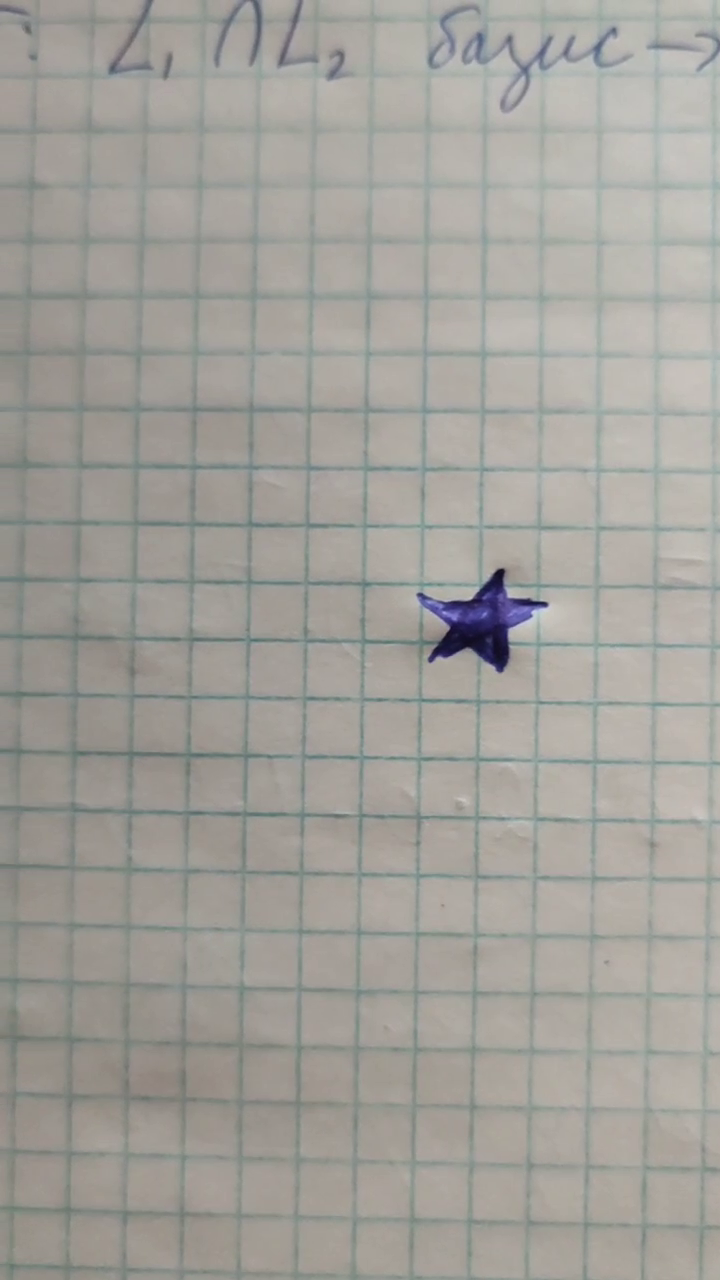
#> input picture frame 27 of sample1.mp4, 720 x 1280 px
$ python Dopzadanie.py
#> lines starting #> are read from the running program, lines starting #| are printed output that depends on the picture; after the words box and inside, x2 and y2 are one past the last pixel; in counts of white or black regions, pixels touching at a corner belong together
import numpy as np
import cv2


cap = cv2.VideoCapture("sample1.mp4")
foreground = cv2.imread('fly64.png')


while cap.isOpened():
    flag = True
    down_points = (840, 680)

    i = 0
    while True:
        ret, frame = cap.read()
#> frame is the input picture: shape (1280, 720, 3); mean B, G, R 154.5, 160.3, 162.3
        if not ret:
            break

        frame = cv2.resize(frame, down_points, interpolation=cv2.INTER_LINEAR)
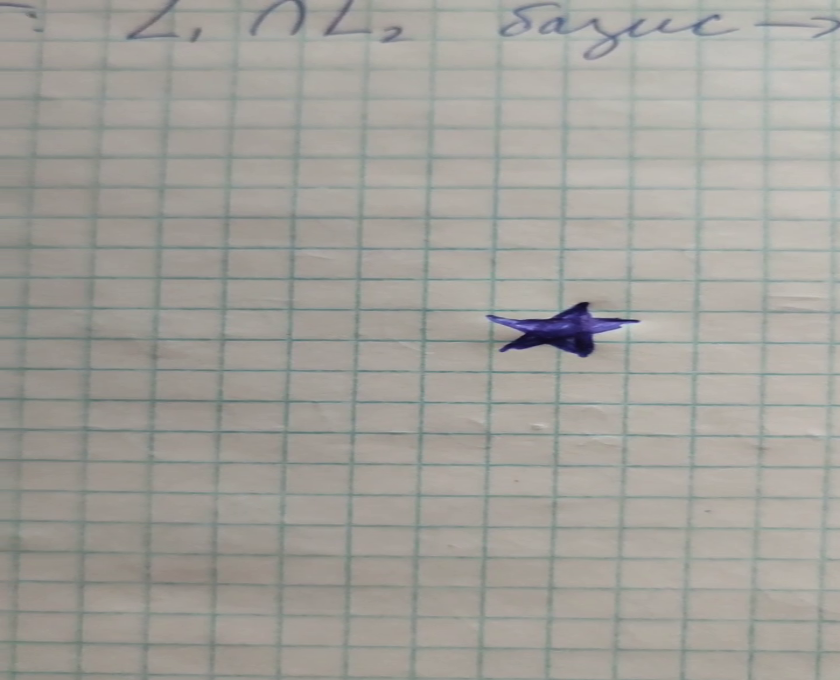
#> frame: shape (680, 840, 3); mean B, G, R 154.5, 160.2, 162.2
        gray = cv2.cvtColor(frame, cv2.COLOR_BGR2GRAY)
        gray = cv2.GaussianBlur(gray, (15, 15), 0)
        ret, thresh = cv2.threshold(gray, 110, 255, cv2.THRESH_BINARY_INV)
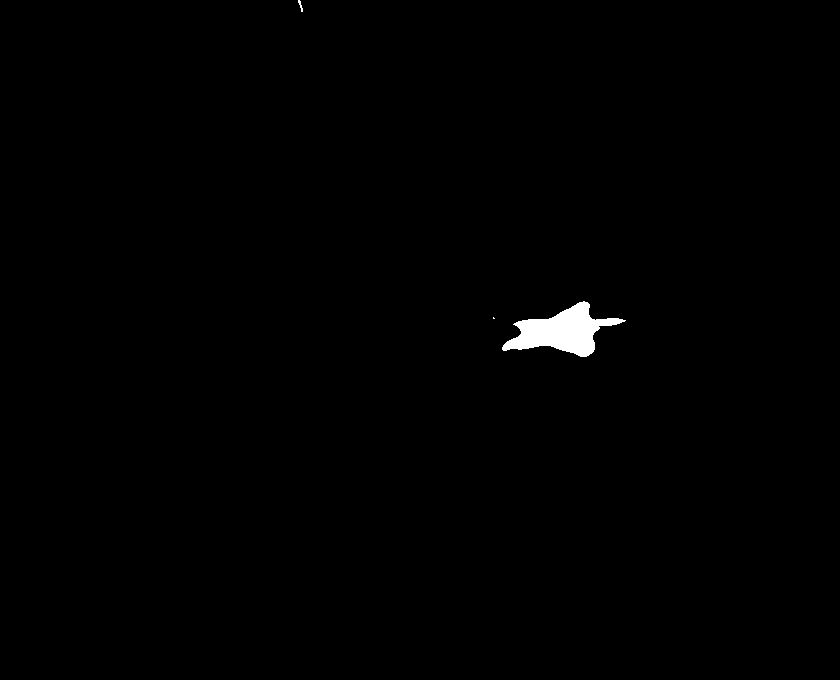
#> thresh: shape (680, 840); 0.56% white; 3 white regions (1 under 20 px)


        contours, hierarchy = cv2.findContours(thresh,
                            cv2.RETR_EXTERNAL, cv2.CHAIN_APPROX_NONE)
#> contours = 3 contours, 2 with area under 20; largest, box (x1, y1, x2, y2) and area: (502, 301, 626, 357) 3030
        if len(contours) > 0:
            c = max(contours, key=cv2.contourArea)
#> c = contour of 301 points, box (x1, y1, x2, y2) (502, 301, 626, 357), area 3030
            x, y, w, h = cv2.boundingRect(c)
#> x = 502; y = 301; w = 124; h = 56
            down_points_fly = (w, h)
#> down_points_fly = (124, 56)
#> (the run stopped early here; a loop or call above may not have finished)

$ run again, starting later in the video
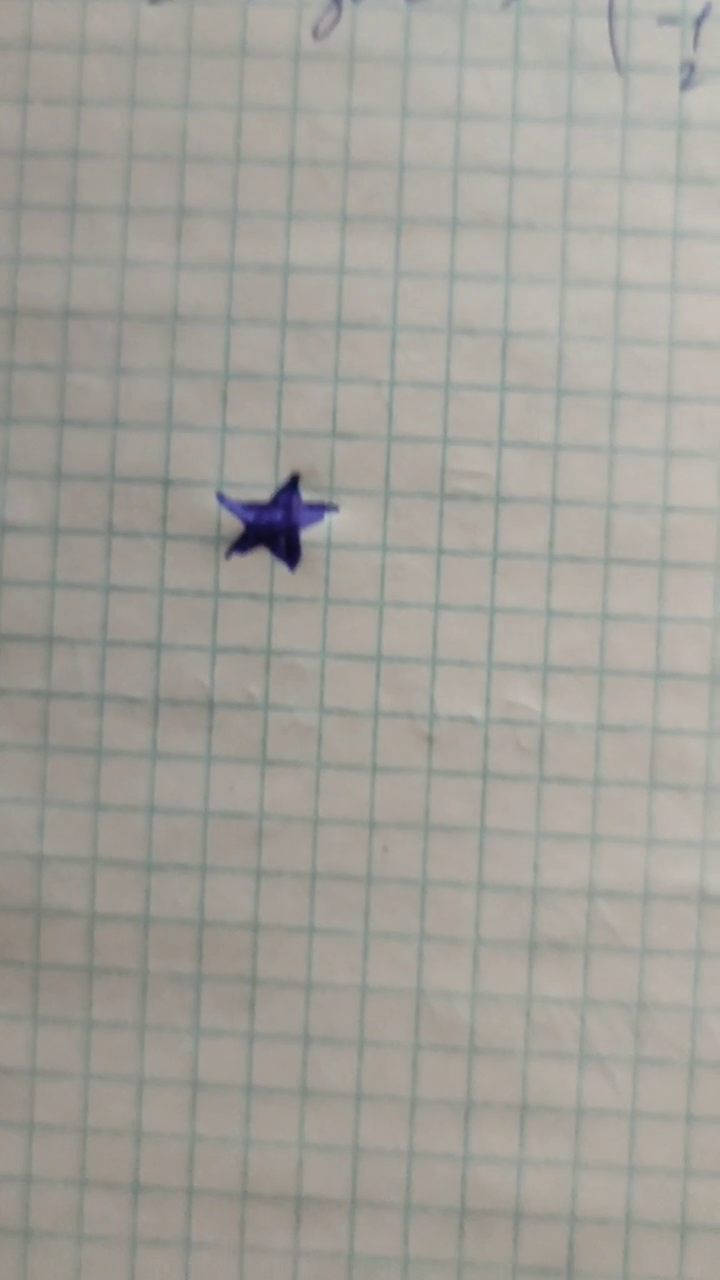
#> input picture frame 125 of sample1.mp4, 720 x 1280 px
#> frame is the input picture: shape (1280, 720, 3); mean B, G, R 153.5, 159.8, 162.3
#> `frame = cv2.resize(frame, down_points, interpolation=cv2.INTER_LINEAR)`:
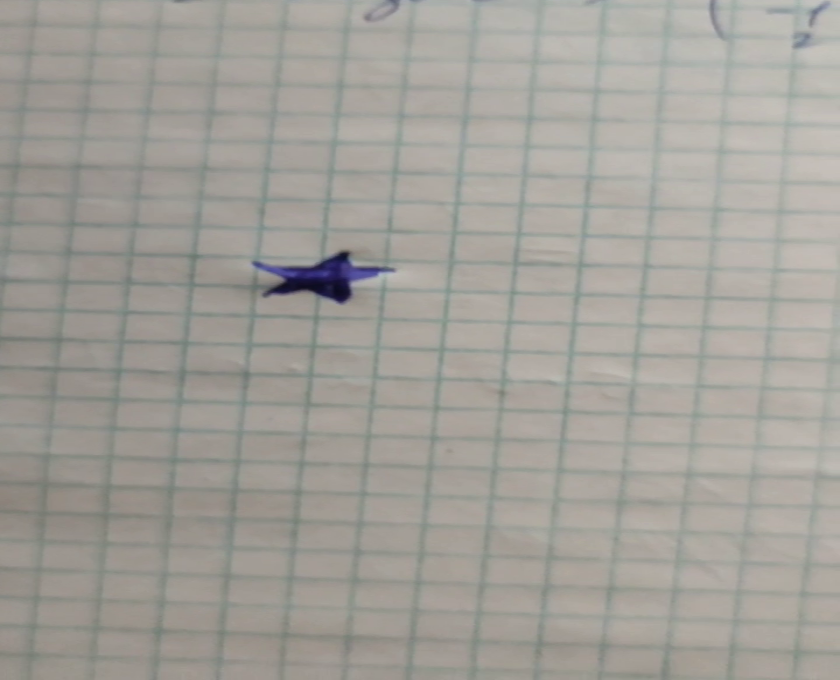
#> frame: shape (680, 840, 3); mean B, G, R 153.4, 159.8, 162.2
#> `ret, thresh = cv2.threshold(gray, 110, 255, cv2.THRESH_BINARY_INV)`:
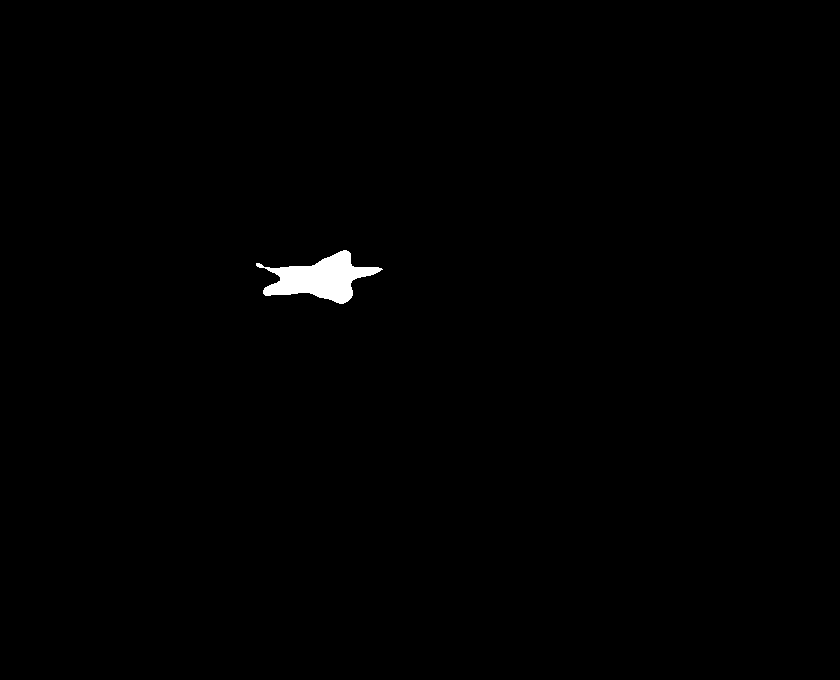
#> thresh: shape (680, 840); 0.56% white; 1 white region
#> contours = 1 contour; box (x1, y1, x2, y2) and area: (256, 250, 383, 304) 3024
#> c = contour of 322 points, box (x1, y1, x2, y2) (256, 250, 383, 304), area 3024
#> x = 256; y = 250; w = 127; h = 54
#> down_points_fly = (127, 54)

$ run again, starting later in the video
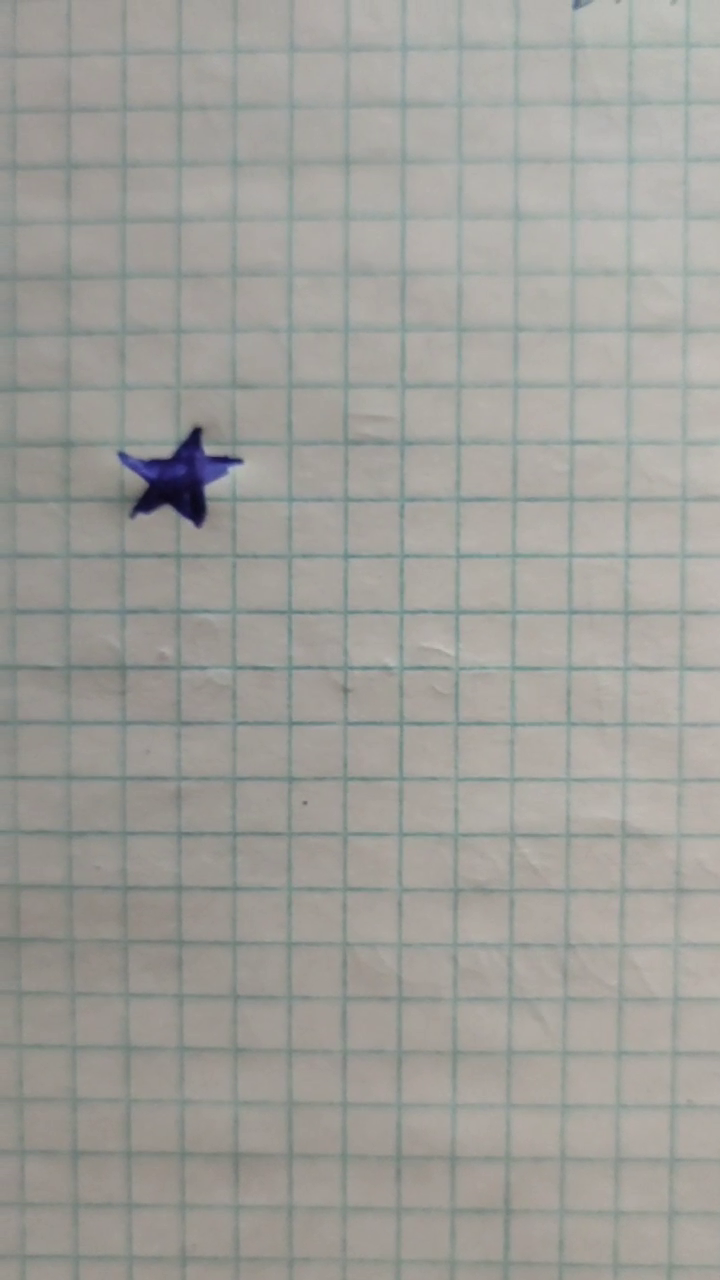
#> input picture frame 223 of sample1.mp4, 720 x 1280 px
#> frame is the input picture: shape (1280, 720, 3); mean B, G, R 153.6, 158.6, 159.6
#> `frame = cv2.resize(frame, down_points, interpolation=cv2.INTER_LINEAR)`:
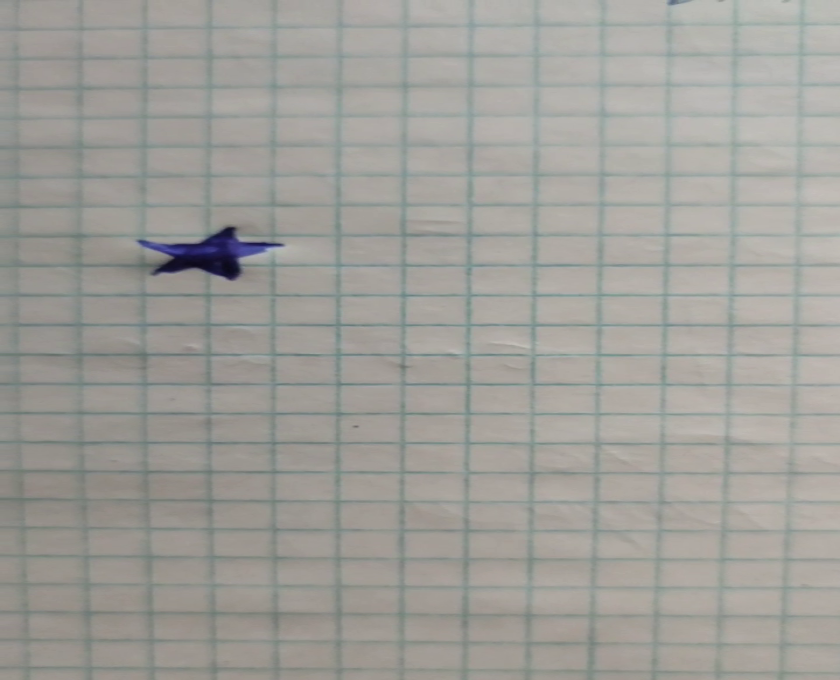
#> frame: shape (680, 840, 3); mean B, G, R 153.5, 158.5, 159.5
#> `ret, thresh = cv2.threshold(gray, 110, 255, cv2.THRESH_BINARY_INV)`:
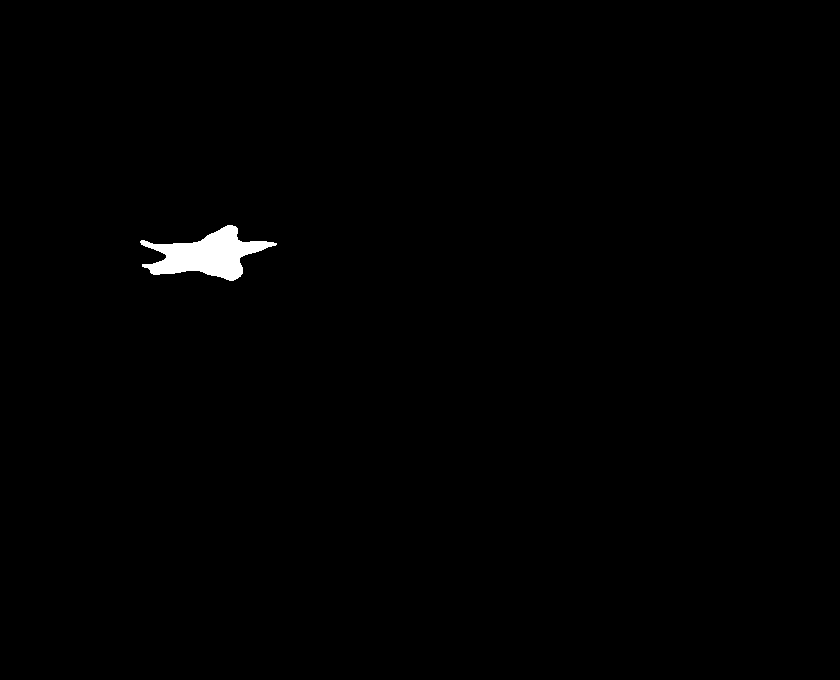
#> thresh: shape (680, 840); 0.64% white; 1 white region
#> contours = 1 contour; box (x1, y1, x2, y2) and area: (140, 225, 277, 281) 3452
#> c = contour of 359 points, box (x1, y1, x2, y2) (140, 225, 277, 281), area 3452
#> x = 140; y = 225; w = 137; h = 56
#> down_points_fly = (137, 56)
